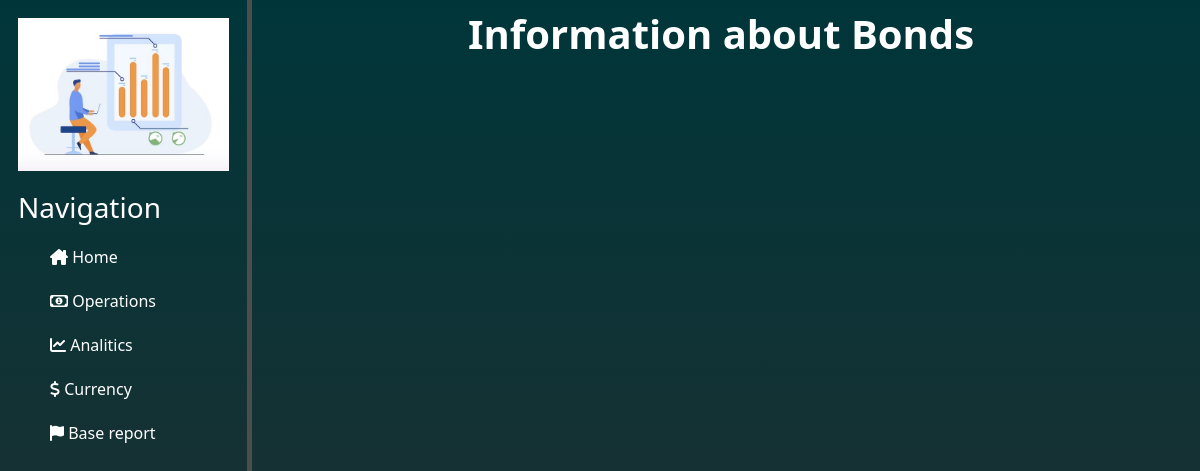
The page /governments/general_information_on_governments on the database as committed earlier.
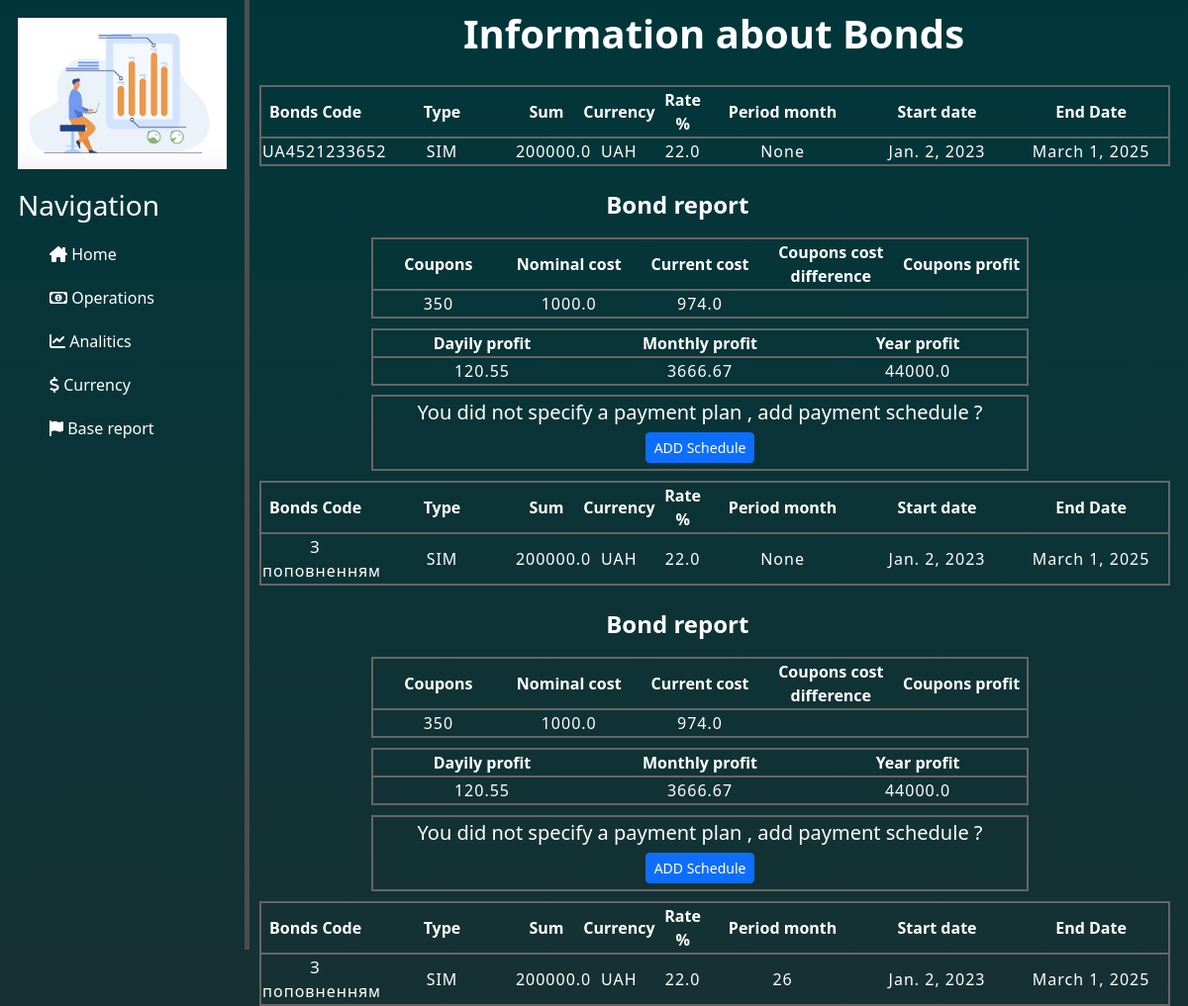
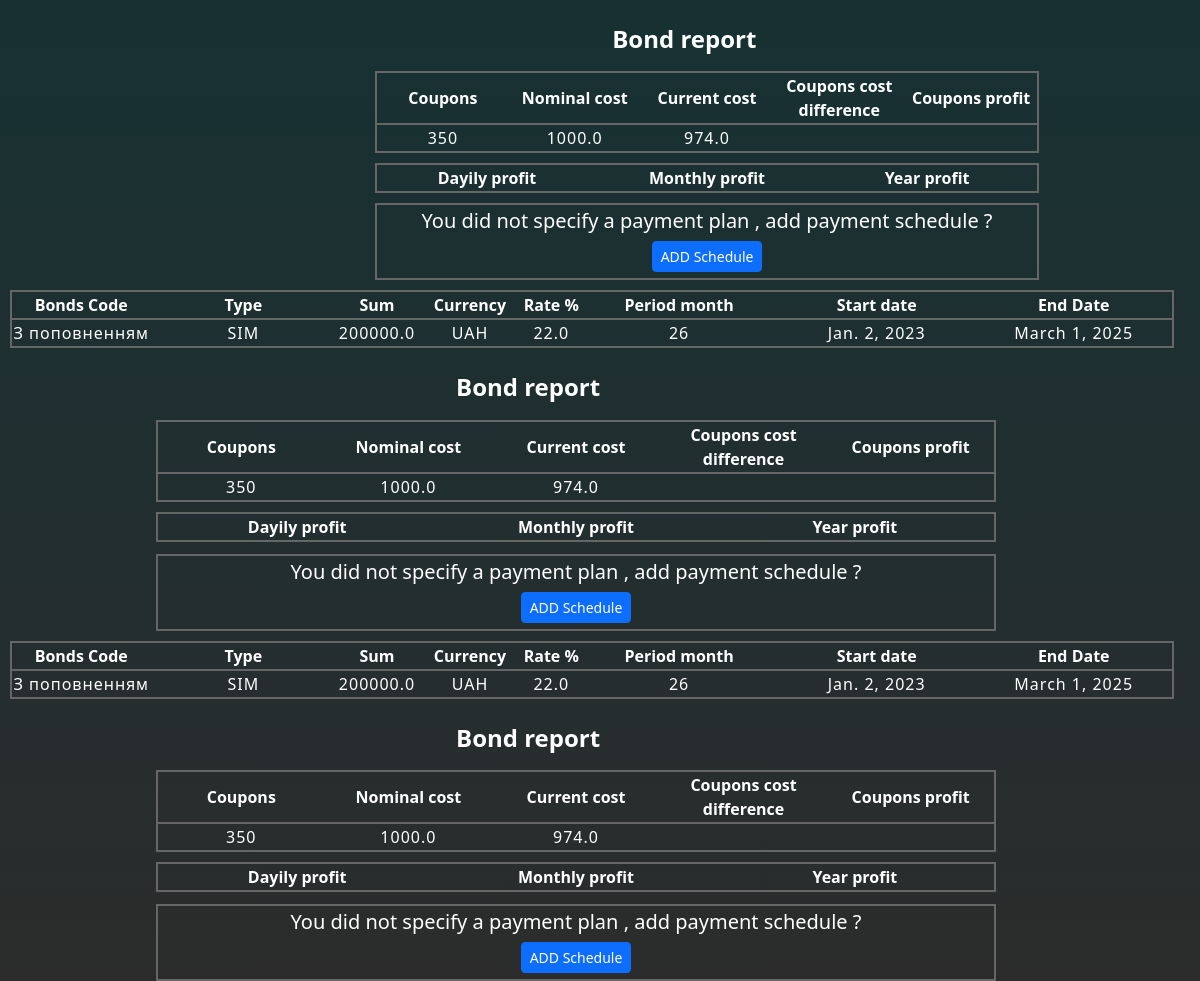
The same page on the database as committed later (2 pictures, top to bottom).
### governments/models.py (models this page shows)
class Governments(BaseTableForProducts):
    class Meta:
        db_table = 'governments'
    type_gv = models.CharField(max_length=3, blank="Enter your choice", choices=select_type_gv)    # Тип ОВДП = YTM/SIM
    coupons = models.IntegerField()               # Кількість придбаних купонів
    coupons_nominal_cost = models.FloatField()    # Номінальна вартість купона
    coupons_current_cost = models.FloatField()    # Фактична(по якій придбав) купон
    bonds_repayment_nominal = models.FloatField() # Загальна виплата по ОВДП згідно номіналу (купони + %)
    bonds_expenses = models.FloatField()          # Витрати на обслуговування ОВДП

class GovernmentIndicators(BaseTableForIndicators):
    class Meta:
        db_table = 'governments_indicators'
    government = models.ForeignKey(Governments, on_delete=models.CASCADE,
                                   related_name='governments_indicators')

### governments/views.py (the view)
# urls.py: path('general_information_on_governments', views.general_information_on_governments, name='general_information_on_governments'),
def general_information_on_governments(request):
    active_governments = Governments.objects.filter(end_date__gt=date.today())
    extended_indicators = GovernmentExtendedIndicators.objects.all()
    governments_in_archive = Governments.objects.filter(end_date__lt=date.today())
    return render(request, 'governments/general_information_on_governments.html',
                  {'active_governments': active_governments,
                   'extended_indicators': extended_indicators,
                   'archive_governments': governments_in_archive,
                   })

### governments/templates/governments/general_information_on_governments.html (shortened to what this page needs)
{% extends 'main/layout.html' %}
{% block content %}
    <div class="title">
            <h1><b> Information about Bonds </b></h1>
    </div>
    {% if active_governments %}
        {% for bond in active_governments %}
            <div class="block_information_about_deposits">
                <div class="block_active_deposits">
                    <table class="table_for_deposits">
                        <tr>
                            <th> Bonds Code </th>
                            <th> Type </th>
                            <th> Sum </th>
                            <th> Currency </th>
                            <th> Rate % </th>
                            <th> Period month </th>
                            <th> Start date </th>
                            <th> End Date </th>
                        </tr>
                        <tr>
                            <td>{{ bond.name }}</td>
                            <td>{{ bond.type_gv }}</td>
                            <td>{{ bond.sum }} </td>
                            <td>{{ bond.currency }} </td>
                            <td>{{ bond.rate }} </td>
                            <td>{{ bond.period }} </td>
                            <td>{{ bond.start_date }} </td>
                            <td>{{ bond.end_date }} </td>
                        </tr>
                    </table>
                </div>
                <div class="title_deposits_report">
                    <h4><b> Bond report </b></h4>
                </div>
                <div class="block_deposits_report">
                    <table class="table_deposits_report">
                        <tr>
                            <th> Coupons </th>
                            <th> Nominal cost </th>
                            <th> Current cost </th>
                            <th> Coupons cost difference </th>
                            <th> Coupons profit </th>
                        </tr>
                        <tr>
                            <td>{{ bond.coupons }}</td>
                            <td>{{ bond.coupons_nominal_cost }}</td>
                            <td>{{ bond.coupons_current_cost }} </td>
                        </tr>
                    </table>
                </div>
                <div class="block_table_deposits_report">
                    <table class="table_deposits_report">
                        <tr>
                            <th> Dayily profit </th>
                            <th> Monthly profit </th>
                            <th> Year profit </th>
                        </tr>
                        {% for indicator in bond.governments_indicators.all %}
                            <tr>
                                <td> {{ indicator.dayily_profit }}</td>
                                <td> {{ indicator.month_profit }}</td>
                                <td> {{ indicator.year_profit }}</td>
                            </tr>
                        {% endfor %}
                    </table>
                </div>
                <div class="block_bonds_payment_schedule">
                    <h5> You did not specify a payment plan , add payment schedule ? </h5>
                    <button type="button" class="btn btn-primary btn-sm btn-add-schedule"
                    onclick="window.location.href ='{% url 'add_schedule' %}'"> ADD Schedule
                    </button>
                </div>
            </div>
        {% endfor %}
    {% endif %}
{% endblock %}

Rows that differ between the two databases and show on the page:
added Governments: name "UA4521233652", type_gv "SIM", sum "200000.0", currency "UAH", rate "22.0", period "None", start_date "Jan. 2, 2023", end_date "March 1, 2025", coupons "350", coupons_nominal_cost "1000.0", coupons_current_cost "974.0"
added GovernmentIndicators: dayily_profit "120.55", month_profit "3666.67", year_profit "44000.0", shown under "UA4521233652"
added Governments: name "З поповненням", type_gv "SIM", sum "200000.0", currency "UAH", rate "22.0", period "None", start_date "Jan. 2, 2023", end_date "March 1, 2025", coupons "350", coupons_nominal_cost "1000.0", coupons_current_cost "974.0"
added GovernmentIndicators: dayily_profit "120.55", month_profit "3666.67", year_profit "44000.0", shown under "З поповненням"
added Governments: name "З поповненням", type_gv "SIM", sum "200000.0", currency "UAH", rate "22.0", period "26", start_date "Jan. 2, 2023", end_date "March 1, 2025", coupons "350", coupons_nominal_cost "1000.0", coupons_current_cost "974.0"
added Governments: name "З поповненням", type_gv "SIM", sum "200000.0", currency "UAH", rate "22.0", period "26", start_date "Jan. 2, 2023", end_date "March 1, 2025", coupons "350", coupons_nominal_cost "1000.0", coupons_current_cost "974.0"
added Governments: name "З поповненням", type_gv "SIM", sum "200000.0", currency "UAH", rate "22.0", period "26", start_date "Jan. 2, 2023", end_date "March 1, 2025", coupons "350", coupons_nominal_cost "1000.0", coupons_current_cost "974.0"
